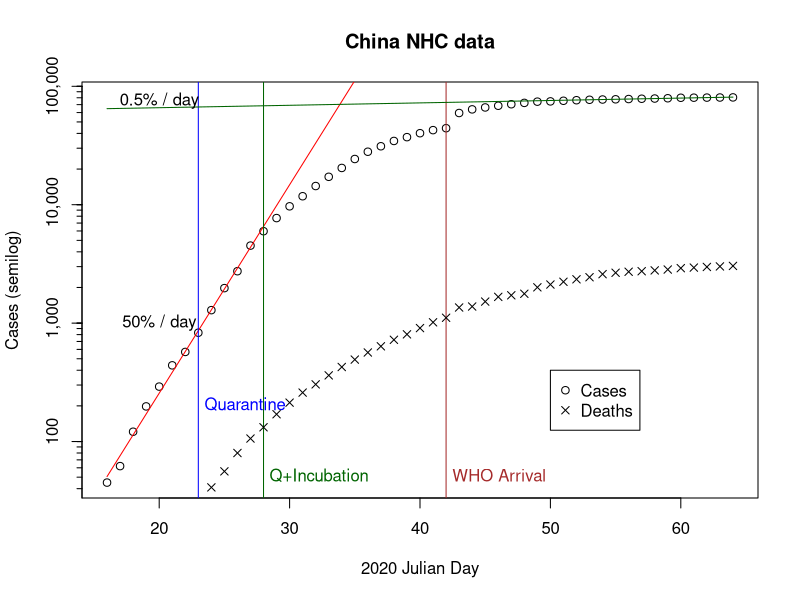
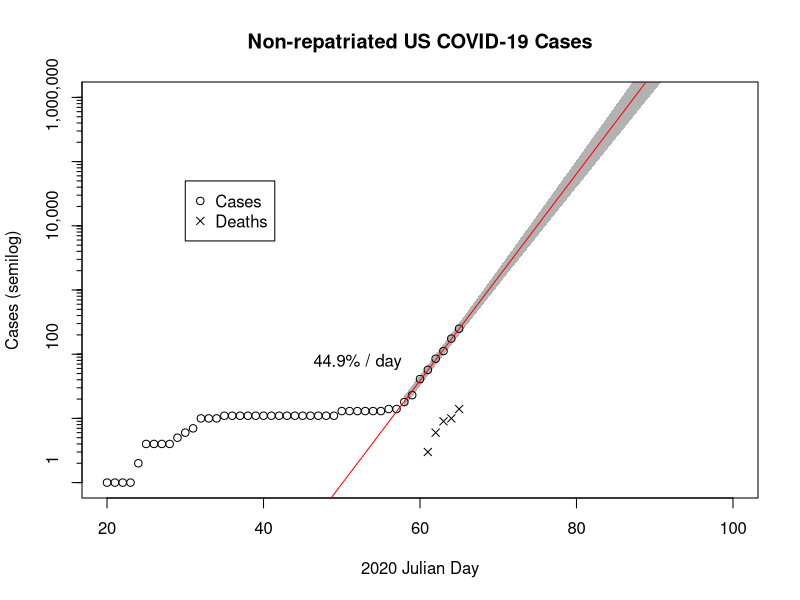

R code for these plots, in order:
china_nhc_cases <- data.frame(
  doy   = 16:64, # 2020
  cases = c(45, 62, 121, 198, 291, 440, 571, 830, 1287, 1975, 2744, 4515, 5974,
            7711, 9692, 11791, 14380, 17205, 20438, 24324, 28018,
            31161, 34546, 37198,40171,42638,44276,59493,63851,
            66286, 68500, 70548, 72436, 74185,74576,75465,76288,76936,
            77345, 77658, 78064, 78514, 78824, 79251, 80026, 80151,
            80270, 80411, 80573),
  deaths= c(NA, NA, NA, NA, NA, NA, NA, 25, 41, 56, 80,106,132,
            170, 213, 259, 304, 362, 426, 492, 565, 637,723,804,908,
            1016,1110,1355,1381,1520,1666,1718,1770,2006,2118,2234,2345,
            2441,2592,2663, 2715, 2744, 2788, 2835, 2912, 2944,
            2981,3012,3042)
)

model1 <- lm(log(cases) ~ doy, china_nhc_cases[16:28-15,])
summary(model1)



png("China.png")

with(china_nhc_cases,
  plot(doy, cases, log="y",
    main="China NHC data",
    xlab="2020 Julian Day",
    ylab="Cases (semilog)",
    yaxt="n"
  )
)


y1 <- floor(log10(range(china_nhc_cases$cases)))
pow <- seq(y1[1], y1[2]+1)
ticksat <- as.vector(sapply(pow, function(p) (1:10)*10^p))
axis(2, 10^pow, labels=format(10^pow, scientific=FALSE, big.mark=","))
axis(2, ticksat, labels=NA, tcl=-0.25, lwd=0, lwd.ticks=1)


f <- function(model, x)
{
  cf <- coef(model)
  exp(cf[1] + x*cf[2])
}
curve(f(model1,x), col='red', add=TRUE)

summary(lm(log(cases) ~ poly(doy,4), china_nhc_cases))

abline(v=23, col='blue') # Quarantine
text(22.7, 200, pos=4, "Quarantine", col='blue')
abline(v=23+5, col='darkgreen') # Incubation period estimate
text(27.7, 50, pos=4, 'Q+Incubation', col='darkgreen') #https://www.thelancet.com/journals/lancet/article/PIIS0140-6736(20)30260-9/fulltext#tbl1
abline(v=42, col='brown')
text(41.7, 50, pos=4, 'WHO Arrival', col='brown')

with(china_nhc_cases, points(doy, deaths, pch=4))

# 5-day lag
with(china_nhc_cases,prop.test(deaths[8:21], cases[3:16]))

# 4-day lag
with(china_nhc_cases,prop.test(deaths[8:21], cases[4:17]))


# Assume New Growth Rate
model2 <- lm(log(cases) ~ doy, china_nhc_cases[(52-15):length(china_nhc_cases$doy),])
summary(model2)
curve(f(model2,x), col='darkgreen', add=TRUE)

legend(50, 400, c("Cases", "Deaths"), pch=c(1,4))
text(20,  1000, paste0(round(100*(exp(coef(model1)[2])-1),1), "% / day"))
text(20, 75000, paste0(round(100*(exp(coef(model2)[2])-1),1), "% / day"))

dev.off()

# Logistic Growth Model
# Logistic model fails to explain bend
#
#data   <- china_nhc_cases
#data$t <- data$doy - 16
#
#
#
# lmodel <- nls(log(cases) ~ log(k/(1+((k-45)/45)*exp(-r*t))),
#               data,
#               start=c(k=10000, r=0.4))
# summary(lmodel)
# k <- coef(lmodel)[1]
# r <- coef(lmodel)[2]
# curve(k/(1+((k-45)/45)*exp(-r*(x-16))), add=TRUE, col='orange')
# 
# 

# This leaves out the 45 from princess and 3 that were repatriated
# into isolation. I.e., tracking cases identified in the wild.
us_data <- data.frame(
  doy    = c(20:65),
  cases  = c(1, 1, 1, 1, 2, 4, 4, 4, 4, 5, 6, 7, 10, 10, 10,
             11, 11, 11, 11, 11, 11, 11, 11, 11, 11, 11, 11,
             11, 11, 11, 13, 13, 13, 13, 13, 13, 
             14, 14, 18, 23, 41, 57, 85, 112, 175, 250),
  deaths = c(rep(0, 41), 3, 6, 9, 10, 14)
)

df <- us_data[38:length(us_data$doy),]

us_model <- lm(log(cases) ~ doy, df)

summary(us_model)

us_pred <- exp(predict(us_model, data.frame(doy=58:100), interval=c("prediction")))
us_pred

png("us.png")
with(us_data,{
  plot(doy, cases, log="y",
    main="Non-repatriated US COVID-19 Cases",
    xlab="2020 Julian Day",
    ylab="Cases (semilog)",
    yaxt="n",
    ylim=c(1, 1e6),
    xlim=c(20, 100)
  )
  points(doy[deaths > 0], deaths[deaths > 0], pch=4)
})
    
polygon(
  c(58:100, 100:58),
  c(us_pred[,2], rev(us_pred[,3])),
  border=FALSE,
  col=rgb(0, 0, 0, 0.3))
  

#y1 <- floor(log10(range(us_data$cases)))
y1 <- c(0,6)
pow <- seq(y1[1], y1[2]+1)
ticksat <- as.vector(sapply(pow, function(p) (1:10)*10^p))
axis(2, 10^pow, labels=format(10^pow, scientific=FALSE, big.mark=","))
axis(2, ticksat, labels=NA, tcl=-0.25, lwd=0, lwd.ticks=1)
curve(f(us_model,x), col='red', add=TRUE)

text(52, 75, paste0(round(100*(exp(coef(us_model)[2])-1),1), "% / day"))
legend(30, 50000, c("Cases", "Deaths"), pch=c(1,4))

dev.off()


# plg <- function(t, k, r, p0) k*p0*exp(r*t)/(k+p0*(exp(r*t)-1))
# curve(log(plg(x, 3.3e8, 0.36, 10)), from = 0, to = 90)

library(chron)
us_pred      <- as.data.frame(round(us_pred))
mdy          <- month.day.year(58:100, c(month=1, day=1, year=2020))
us_pred$date <- ISOdatetime(mdy$year, mdy$month, mdy$day, 0, 0, 0)
